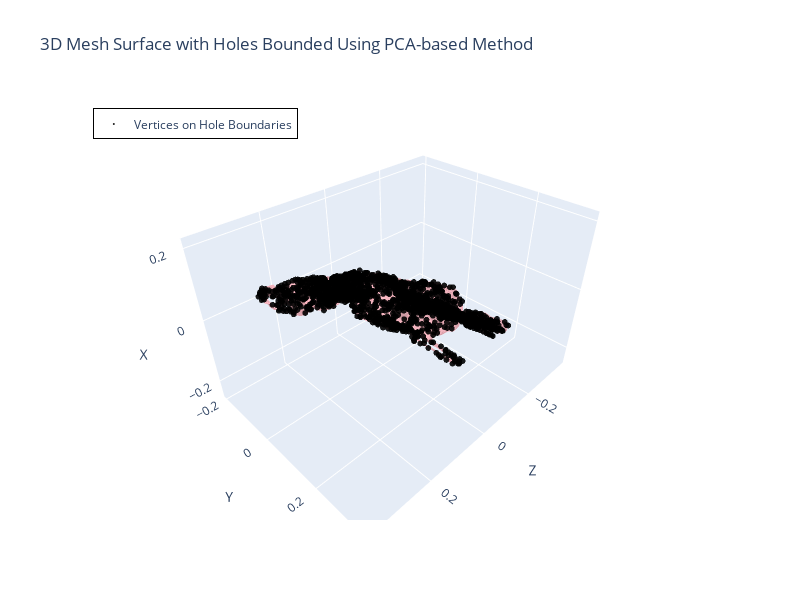

The code cell stored with this chart in its notebook:
### Code cell
create_mesh_plot(vertices, faces, boundary_vertices, 'PCA-based')

### Figure 1 — Plotly figure (JSON) as saved in the notebook; plotly's stock layout.template omitted (floating-point values rounded to 4 significant figures; data arrays with more than 128 entries replaced by an {"elided": "..."} marker saying what was removed)
{"data": [{"color": "lightpink", "hovertemplate": "<b>Mesh Surface</b><extra></extra>", "i": {"elided": "14252 int values"}, "j": {"elided": "14252 int values"}, "k": {"elided": "14252 int values"}, "name": "Mesh Surface", "opacity": 0.7, "type": "mesh3d", "x": {"elided": "6971 float values"}, "y": {"elided": "6971 float values"}, "z": {"elided": "6971 float values"}}, {"hovertemplate": "<b>%{text}</b><br>X: %{x:.3f}<br>Y: %{y:.3f}<br>Z: %{z:.3f}<extra></extra>", "marker": {"color": "black", "opacity": 0.9, "size": 2}, "mode": "markers", "name": "Vertices on Hole Boundaries", "text": {"elided": "1481 str values"}, "type": "scatter3d", "x": {"elided": "1481 float values"}, "y": {"elided": "1481 float values"}, "z": {"elided": "1481 float values"}}], "layout": {"height": 600, "legend": {"bgcolor": "rgba(255,255,255,0.8)", "bordercolor": "Black", "borderwidth": 1, "x": 0.02, "y": 0.98}, "scene": {"aspectmode": "data", "xaxis": {"title": {"text": "Z"}}, "yaxis": {"title": {"text": "Y"}}, "zaxis": {"title": {"text": "X"}}}, "showlegend": true, "title": {"text": "3D Mesh Surface with Holes Bounded Using PCA-based Method"}, "width": 800}}
